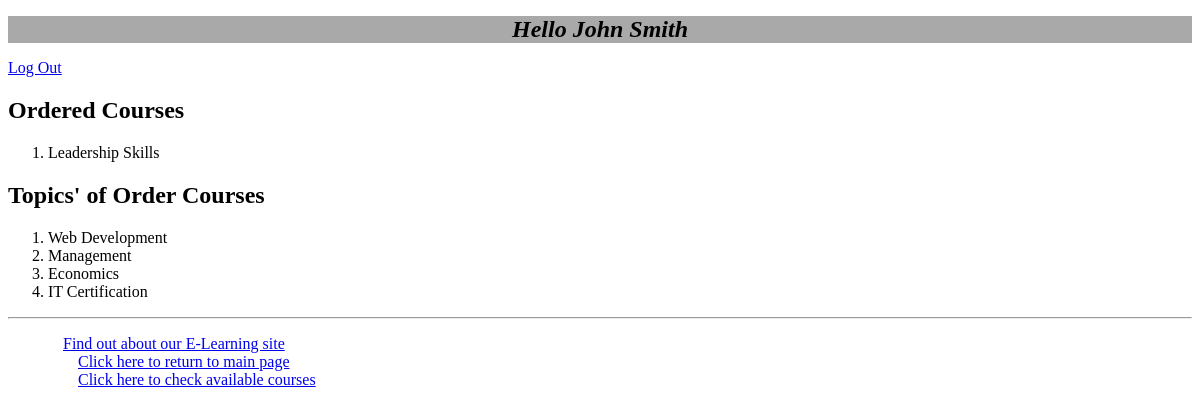
The app's page /myapp/myaccount (signed in) with its own data.
### myapp/models.py (models this page shows, shortened)
class Course(models.Model):
    topic = models.ForeignKey(Topic, related_name='courses', on_delete=models.CASCADE)
    name = models.CharField(max_length=200)
    price = models.DecimalField(max_digits=10, decimal_places=2)
    for_everyone = models.BooleanField(default=True)
    description = models.TextField(max_length=300, null=True, blank=True)
    interested = models.PositiveIntegerField(default=0)
    stages = models.PositiveIntegerField(default=3)

class Topic(models.Model):
    name = models.CharField(max_length=200)
    category = models.CharField(max_length=200)

### myapp/views.py (the view)
# urls.py: path(r'myaccount', views.myaccount, name='myaccount'),
@login_required(login_url='/myapp/login')
def myaccount(request):
    usr = request.user
    if Student.objects.get(username=usr.username):
        order_list = Order.objects.filter(student=usr)
        topic_list = Topic.objects.filter(student=usr)
        course_list = list()
        course_name = [order.course.name for order in order_list]
        for name in course_name:
            if name not in course_list:
                course_list.append(name)
        return render(request, 'myapp/myaccount.html', {'firstName': usr.first_name,
                                                        'lastName': usr.last_name,
                                                        'course_list': course_list,
                                                        'topic_list': topic_list})
    else:
        msg = 'You are not a registered student.'
        return render(request, 'myapp/order_response.html', {'msg': msg})

### myapp/templates/myapp/myaccount.html
{% extends 'Myapp/base.html' %}
{% block body_block %}
    {%  block content %}
        <div>
             {%  if course_list %}
                <h2> Ordered Courses</h2>
                <ol>
                   {%  for crs in course_list %}
                       <li>{{ crs }}</li>
                   {% endfor %}
                 </ol>
            {%  else %}
                <Strong> There is no Course </Strong>
            {% endif %}
        </div>
        <div>
            {%  if topic_list %}
                <h2> Topics' of Order Courses </h2>
                <ol>
                   {%  for tp in topic_list %}
                       <li>{{ tp.name }}</li>
                   {% endfor %}
                 </ol>
            {%  else %}
                <Strong> There is no interested topic </Strong>
            {% endif %}
        </div>
    {%  endblock %}
{% endblock %}
{% block myhdg %}Hello {{ firstName }} {{ lastName }}{% endblock %}

### records on screen
Course: course_list "Leadership Skills"
Topic: name "Web Development"
Topic: name "Management"
Topic: name "Economics"
Topic: name "IT Certification"

### other values on screen
{{ firstName }} "John"
{{ lastName }} "Smith"
